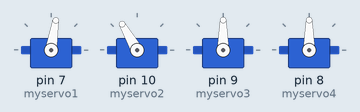
Simulated run of this sketch. Board: Arduino Uno, built with avr-gcc and run on an emulated ATmega328P. On the bench: 4 × servo.

Above: at 1.05 s.
At 2.05 s:
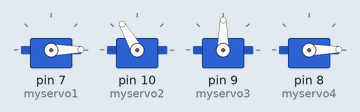
At 3.05 s:
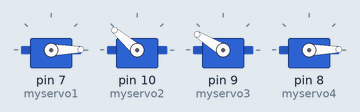
At 5.1 s:
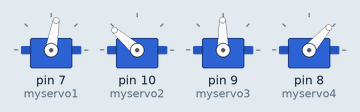
At 7.1 s:
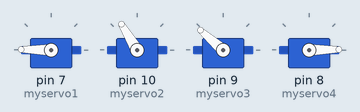
At 9.15 s:
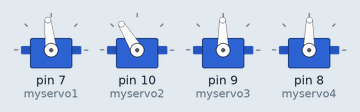
Timing chart, 0 to 11.6 s (numbered marks = the images above):
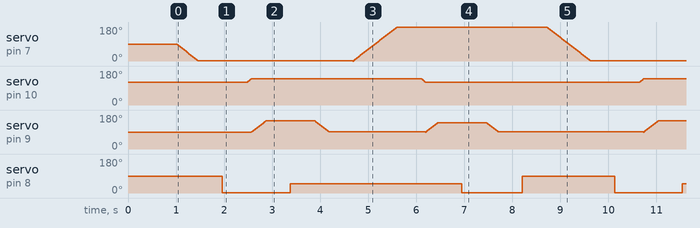

Measured:
- by itself, servo on pin 8 (myservo4): repeats every 8.2 s: 49° 3.6 s, 1° 1.3 s, 89° 1.9 s, 1° 1.4 s

The sketch:

2_1_auto_carry.ino
```cpp
#include <Servo.h>
Servo myservo1;  // Create 4 steering gear instance to control
Servo myservo2;
Servo myservo3;
Servo myservo4;
int pos1=90, pos2=120, pos3=90, pos4=90;  //Angle value at the initial state of the mechanical arm

void setup()
{
  myservo1.attach(7);  // attaches the servo on pin 9 to the servo object
  myservo2.attach(10);
  myservo3.attach(9);
  myservo4.attach(8);
  //Initialize the mechanical arm
  myservo1.write(pos1);
  myservo2.write(pos2);
  myservo3.write(pos3);
  myservo4.write(pos4);
  delay(1000);
}

void loop()
{
  //Rotate to the right
  for(pos1;pos1>0;pos1--)
  {
    myservo1.write(pos1);  //Step by step, turn the steering gear to the specified angle
    delay(5);              //Delay to control the rotation speed of the steering gear
  }
  delay(500);

  // Open the claw
  for(pos4;pos4>0;pos4--)
  {
    myservo4.write(pos4);
  }
    delay(500);

  //Swing the steering gear on the left back to lift the mechanical claw up
  for(pos2;pos2<140;pos2++)
  {
    myservo2.write(pos2);
    delay(5);
  }
  // Swing the steering gear on the right forward to extend and lower the mechanical claw
  for(pos3;pos3<150;pos3++)
  {
    myservo3.write(pos3);
    delay(5);
  }
  delay(500);

  // Grasp the goods
  for(pos4;pos4<50;pos4++)
  {
    myservo4.write(pos4);
  }
  delay(500);

  // Swing the right steering gear back, lift and retract the mechanical claw
  for(pos3;pos3>90;pos3--)
  {
    myservo3.write(pos3);
    delay(5);
  }
  delay(500);

  // Rotate to the left
  for(pos1;pos1<180;pos1++)
  {
    myservo1.write(pos1);
    delay(5);
  }
  delay(500);

  //Swing the steering gear on the left forward to bring the goods closer
  for(pos2;pos2>120;pos2--)
  {
    myservo2.write(pos2);
    delay(5);
  }

  // Swing the steering gear on the right forward to extend and lower the mechanical claw
  for(pos3;pos3<140;pos3++)
  {
    myservo3.write(pos3);
    delay(5);
  }
  delay(500);

    // Open the mechanical claw and lower the goods
  for(pos4;pos4>0;pos4--)
  {
    myservo4.write(pos4);
  }
    delay(500);

// Swing the right steering gear back, lift and retract the mechanical claw
  for(pos3;pos3>90;pos3--)
  {
    myservo3.write(pos3);
    delay(5);
  }
  delay(500);
  // Mechanical claw closes
  for(pos4;pos4<90;pos4++)
  {
    myservo4.write(pos4);
  }
  delay(500);

}
```
